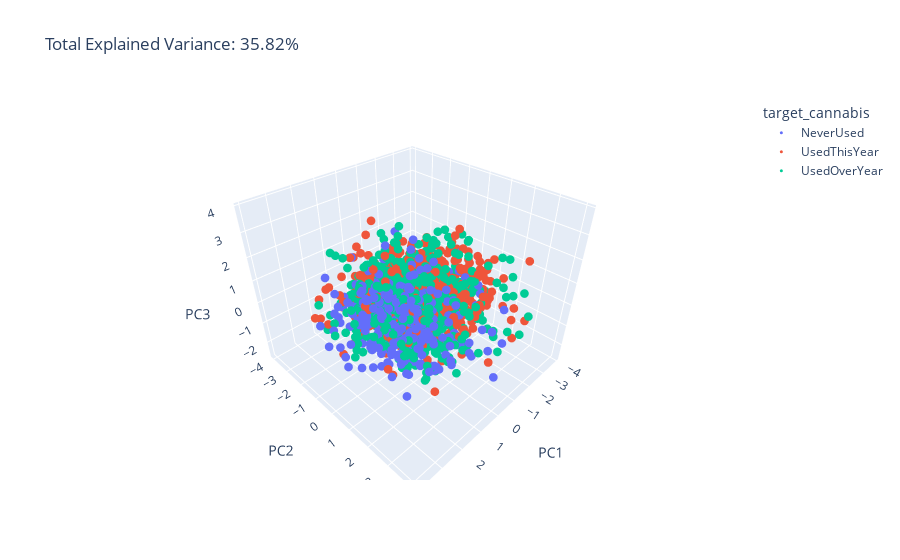

The code cell stored with this chart in its notebook:
### Markdown cell above
- Cette fois-ci, observons les points de notre dataset à l'aide d'une ACP ( analyse des composantes principales qui nous permet d'avoir le meileure point de vue graphiquement)

### Code cell
fig = px.scatter_3d(
    pca_df, x='PC1', y='PC2', z='PC3', color=pca_df['target_cannabis'],
    title=f'Total Explained Variance: {total_var:.2f}%',
    labels={'0': 'PC 1', '1': 'PC 2', '2': 'PC 3'}
)

fig.update_traces(marker_size = 3)
fig.show()

### Figure 1 — Plotly figure (JSON) as saved in the notebook; plotly's stock layout.template omitted (floating-point values rounded to 4 significant figures; data arrays with more than 128 entries replaced by an {"elided": "..."} marker saying what was removed)
{"data": [{"hovertemplate": "target_cannabis=NeverUsed<br>PC1=%{x}<br>PC2=%{y}<br>PC3=%{z}<extra></extra>", "legendgroup": "NeverUsed", "marker": {"color": "#636efa", "size": 3, "symbol": "circle"}, "mode": "markers", "name": "NeverUsed", "scene": "scene", "showlegend": true, "type": "scatter3d", "x": {"elided": "412 float values"}, "y": {"elided": "412 float values"}, "z": {"elided": "412 float values"}}, {"hovertemplate": "target_cannabis=UsedThisYear<br>PC1=%{x}<br>PC2=%{y}<br>PC3=%{z}<extra></extra>", "legendgroup": "UsedThisYear", "marker": {"color": "#EF553B", "size": 3, "symbol": "circle"}, "mode": "markers", "name": "UsedThisYear", "scene": "scene", "showlegend": true, "type": "scatter3d", "x": {"elided": "778 float values"}, "y": {"elided": "778 float values"}, "z": {"elided": "778 float values"}}, {"hovertemplate": "target_cannabis=UsedOverYear<br>PC1=%{x}<br>PC2=%{y}<br>PC3=%{z}<extra></extra>", "legendgroup": "UsedOverYear", "marker": {"color": "#00cc96", "size": 3, "symbol": "circle"}, "mode": "markers", "name": "UsedOverYear", "scene": "scene", "showlegend": true, "type": "scatter3d", "x": {"elided": "679 float values"}, "y": {"elided": "679 float values"}, "z": {"elided": "679 float values"}}], "layout": {"legend": {"title": {"text": "target_cannabis"}, "tracegroupgap": 0}, "scene": {"domain": {"x": [0, 1], "y": [0, 1]}, "xaxis": {"title": {"text": "PC1"}}, "yaxis": {"title": {"text": "PC2"}}, "zaxis": {"title": {"text": "PC3"}}}, "title": {"text": "Total Explained Variance: 35.82%"}}}
